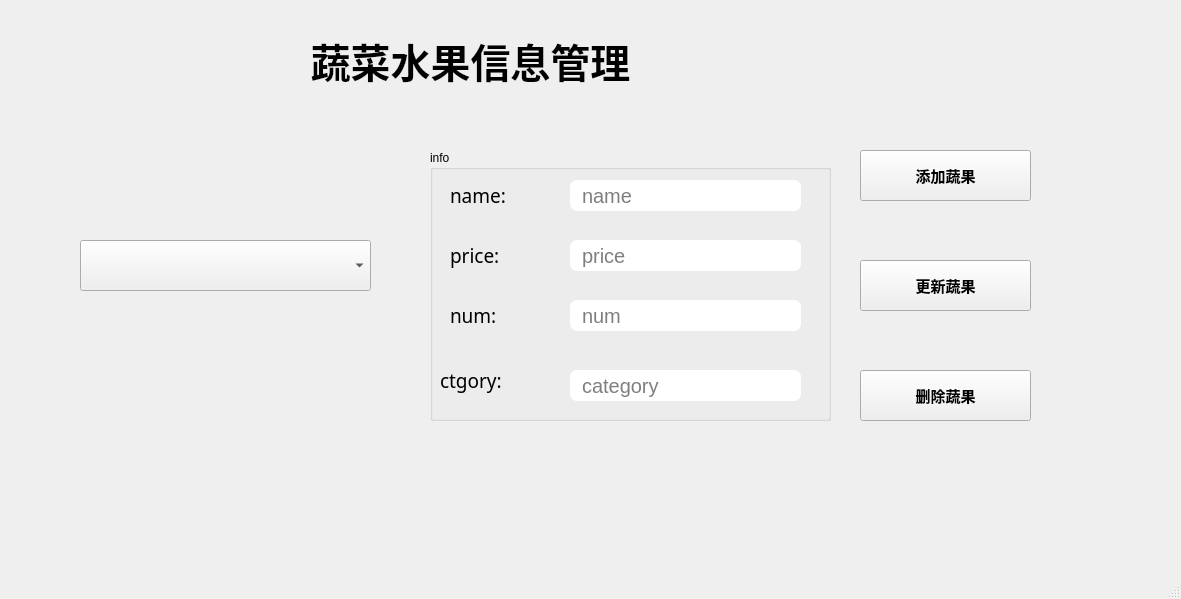
<?xml version="1.0" encoding="UTF-8"?>
<ui version="4.0">
 <class>MainWindow</class>
 <widget class="QMainWindow" name="MainWindow">
  <property name="geometry">
   <rect>
    <x>0</x>
    <y>0</y>
    <width>1181</width>
    <height>599</height>
   </rect>
  </property>
  <property name="windowTitle">
   <string>欢迎进入蔬果库存管理系统</string>
  </property>
  <widget class="QWidget" name="centralwidget">
   <widget class="QLabel" name="label_1">
    <property name="geometry">
     <rect>
      <x>70</x>
      <y>30</y>
      <width>801</width>
      <height>61</height>
     </rect>
    </property>
    <property name="minimumSize">
     <size>
      <width>0</width>
      <height>0</height>
     </size>
    </property>
    <property name="maximumSize">
     <size>
      <width>10000</width>
      <height>10000</height>
     </size>
    </property>
    <property name="font">
     <font>
      <family>微软雅黑</family>
      <pointsize>30</pointsize>
      <weight>75</weight>
      <italic>false</italic>
      <bold>true</bold>
     </font>
    </property>
    <property name="styleSheet">
     <string notr="true">color: rgb(1, 1, 1);</string>
    </property>
    <property name="text">
     <string>蔬菜水果信息管理</string>
    </property>
    <property name="alignment">
     <set>Qt::AlignCenter</set>
    </property>
   </widget>
   <widget class="QComboBox" name="comboBox">
    <property name="geometry">
     <rect>
      <x>80</x>
      <y>240</y>
      <width>291</width>
      <height>51</height>
     </rect>
    </property>
    <property name="styleSheet">
     <string notr="true"/>
    </property>
   </widget>
   <widget class="QGroupBox" name="groupBox">
    <property name="geometry">
     <rect>
      <x>430</x>
      <y>150</y>
      <width>401</width>
      <height>271</height>
     </rect>
    </property>
    <property name="styleSheet">
     <string notr="true">border-color: rgb(255, 255, 255);</string>
    </property>
    <property name="title">
     <string>info</string>
    </property>
    <widget class="QLineEdit" name="lineEdit_name">
     <property name="enabled">
      <bool>true</bool>
     </property>
     <property name="geometry">
      <rect>
       <x>140</x>
       <y>30</y>
       <width>231</width>
       <height>31</height>
      </rect>
     </property>
     <property name="styleSheet">
      <string notr="true">background-color: rgb(255, 255, 255);
border-radius: 7px;
font-size: 20px;
padding-left: 10px;
</string>
     </property>
     <property name="text">
      <string/>
     </property>
     <property name="placeholderText">
      <string>name</string>
     </property>
     <property name="clearButtonEnabled">
      <bool>false</bool>
     </property>
    </widget>
    <widget class="QLineEdit" name="lineEdit_price">
     <property name="enabled">
      <bool>true</bool>
     </property>
     <property name="geometry">
      <rect>
       <x>140</x>
       <y>90</y>
       <width>231</width>
       <height>31</height>
      </rect>
     </property>
     <property name="styleSheet">
      <string notr="true">background-color: rgb(255, 255, 255);
border-radius: 7px;
font-size: 20px;
padding-left: 10px;
</string>
     </property>
     <property name="text">
      <string/>
     </property>
     <property name="placeholderText">
      <string>price</string>
     </property>
     <property name="clearButtonEnabled">
      <bool>false</bool>
     </property>
    </widget>
    <widget class="QLineEdit" name="lineEdit_num">
     <property name="enabled">
      <bool>true</bool>
     </property>
     <property name="geometry">
      <rect>
       <x>140</x>
       <y>150</y>
       <width>231</width>
       <height>31</height>
      </rect>
     </property>
     <property name="styleSheet">
      <string notr="true">background-color: rgb(255, 255, 255);
border-radius: 7px;
font-size: 20px;
padding-left: 10px;
</string>
     </property>
     <property name="text">
      <string/>
     </property>
     <property name="placeholderText">
      <string>num</string>
     </property>
     <property name="clearButtonEnabled">
      <bool>false</bool>
     </property>
    </widget>
    <widget class="QLineEdit" name="lineEdit_category">
     <property name="enabled">
      <bool>true</bool>
     </property>
     <property name="geometry">
      <rect>
       <x>140</x>
       <y>220</y>
       <width>231</width>
       <height>31</height>
      </rect>
     </property>
     <property name="styleSheet">
      <string notr="true">background-color: rgb(255, 255, 255);
border-radius: 7px;
font-size: 20px;
padding-left: 10px;
</string>
     </property>
     <property name="text">
      <string/>
     </property>
     <property name="placeholderText">
      <string>category</string>
     </property>
     <property name="clearButtonEnabled">
      <bool>false</bool>
     </property>
    </widget>
    <widget class="QLabel" name="label">
     <property name="geometry">
      <rect>
       <x>20</x>
       <y>30</y>
       <width>81</width>
       <height>31</height>
      </rect>
     </property>
     <property name="font">
      <font>
       <family>楷体</family>
       <pointsize>14</pointsize>
      </font>
     </property>
     <property name="text">
      <string>name:</string>
     </property>
    </widget>
    <widget class="QLabel" name="label_2">
     <property name="geometry">
      <rect>
       <x>20</x>
       <y>90</y>
       <width>81</width>
       <height>31</height>
      </rect>
     </property>
     <property name="font">
      <font>
       <family>楷体</family>
       <pointsize>14</pointsize>
      </font>
     </property>
     <property name="text">
      <string>price:</string>
     </property>
    </widget>
    <widget class="QLabel" name="label_3">
     <property name="geometry">
      <rect>
       <x>20</x>
       <y>150</y>
       <width>71</width>
       <height>31</height>
      </rect>
     </property>
     <property name="font">
      <font>
       <family>楷体</family>
       <pointsize>14</pointsize>
      </font>
     </property>
     <property name="text">
      <string>num:</string>
     </property>
    </widget>
    <widget class="QLabel" name="label_4">
     <property name="geometry">
      <rect>
       <x>10</x>
       <y>210</y>
       <width>101</width>
       <height>41</height>
      </rect>
     </property>
     <property name="font">
      <font>
       <family>楷体</family>
       <pointsize>14</pointsize>
      </font>
     </property>
     <property name="text">
      <string>ctgory:</string>
     </property>
    </widget>
   </widget>
   <widget class="QPushButton" name="pushButton_add">
    <property name="geometry">
     <rect>
      <x>860</x>
      <y>150</y>
      <width>171</width>
      <height>51</height>
     </rect>
    </property>
    <property name="font">
     <font>
      <family>黑体</family>
      <pointsize>11</pointsize>
      <weight>75</weight>
      <bold>true</bold>
     </font>
    </property>
    <property name="styleSheet">
     <string notr="true"/>
    </property>
    <property name="text">
     <string>添加蔬果</string>
    </property>
   </widget>
   <widget class="QPushButton" name="pushButton_update">
    <property name="geometry">
     <rect>
      <x>860</x>
      <y>260</y>
      <width>171</width>
      <height>51</height>
     </rect>
    </property>
    <property name="font">
     <font>
      <family>黑体</family>
      <pointsize>11</pointsize>
      <weight>75</weight>
      <bold>true</bold>
     </font>
    </property>
    <property name="styleSheet">
     <string notr="true"/>
    </property>
    <property name="text">
     <string>更新蔬果</string>
    </property>
   </widget>
   <widget class="QPushButton" name="pushButton_delete">
    <property name="geometry">
     <rect>
      <x>860</x>
      <y>370</y>
      <width>171</width>
      <height>51</height>
     </rect>
    </property>
    <property name="font">
     <font>
      <family>黑体</family>
      <pointsize>11</pointsize>
      <weight>75</weight>
      <bold>true</bold>
     </font>
    </property>
    <property name="styleSheet">
     <string notr="true"/>
    </property>
    <property name="text">
     <string>删除蔬果</string>
    </property>
   </widget>
  </widget>
  <widget class="QStatusBar" name="statusbar"/>
 </widget>
 <resources/>
 <connections/>
</ui>
